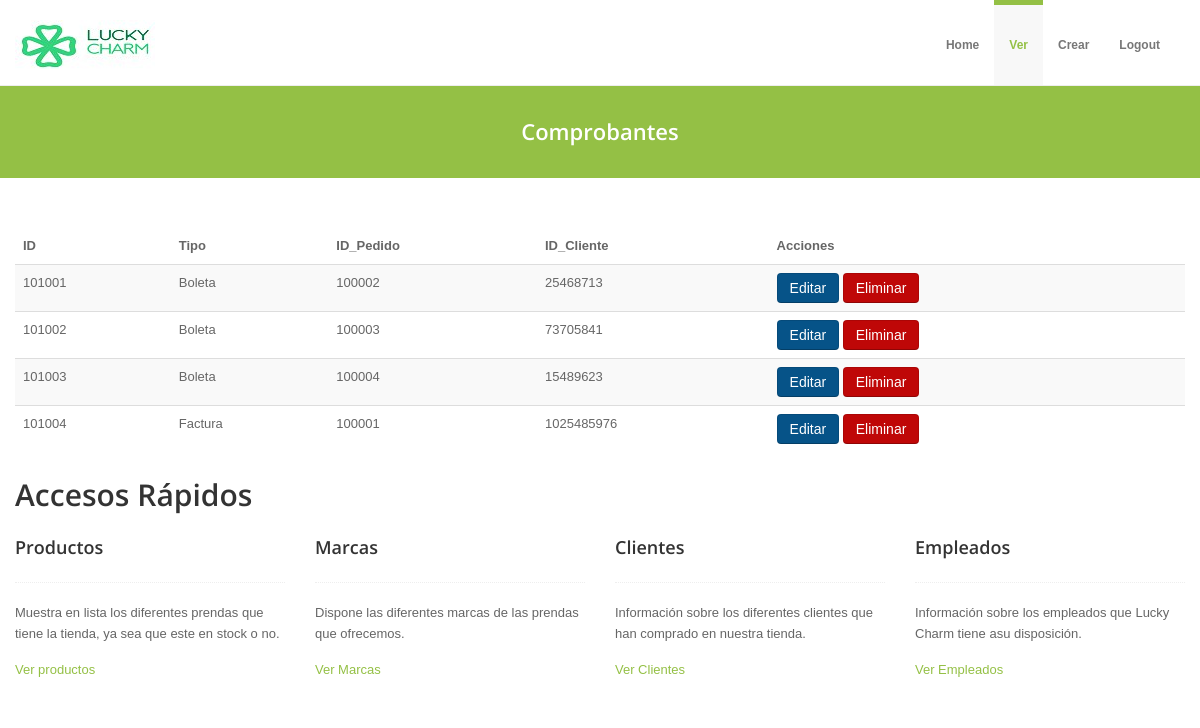
Screenshot of /comprobantes with the database file from the repository.
### Tienda/models.py (models this page shows, shortened)
class comprobante(models.Model):
    id_comp=models.CharField(max_length=20)
    BOLETA='Boleta'
    FACTURA='Factura'
    TIPO=((BOLETA,'Boleta'),(FACTURA,'Factura'))
    tipo=models.CharField(max_length=10, choices=TIPO)
    id_pedido=models.ForeignKey(pedido,on_delete=models.CASCADE)
    iden_cli=models.ForeignKey(cliente,on_delete=models.CASCADE)

class pedido(models.Model):
    id_pedido=models.CharField(max_length=20)
    fecha=models.DateField()
    igv=models.IntegerField()
    monto=models.IntegerField()
    monto_igv=models.IntegerField(null=True)
    id_emp=models.ForeignKey(empleado,on_delete=models.CASCADE)
    iden_cli=models.ForeignKey(cliente,on_delete=models.CASCADE)

class cliente(models.Model):
    iden_cli= models.CharField(max_length=10)
    nombre= models.CharField(max_length=20)
    apell_pat= models.CharField(max_length=20)
    apell_mat= models.CharField(max_length=20)
    celular= models.CharField(max_length=9)
    NATURAL= 'Natural'
    JURIDICA= 'Juridica'
    TIPO = ((NATURAL, 'Natural'),(JURIDICA, 'Juridica'))
    tipo= models.CharField(max_length=8, choices=TIPO)

### Tienda/views.py (the view)
# urls.py: path('comprobantes',comprobantelist.as_view(), name='Comprobantes'),
class comprobantelist(ListView):
    model= comprobante
    template_name= 'comprobantes.html'

### Tienda/templates/comprobantes.html (shortened to what this page needs)
{% extends "basever.html" %}
{% block t %} Comprobantes {% endblock %}
{% block content %}
<div class="table-responsive">
    <table class="table table-striped table-sm">
      <thead>
        <tr>
          <th>ID</th>
          <th>Tipo</th>
          <th>ID_Pedido</th>
          <th>ID_Cliente</th>
          <th>Acciones</th>
        </tr>
      </thead>
      <tbody>
        {% if object_list %}
        {% for com in object_list %}
        <tr>
          <td>{{com.id_comp}}</td>
          <td>{{com.tipo}}</td>
          <td>{{com.id_pedido.id_pedido}}</td>
          <td>{{com.iden_cli.iden_cli}}</td>
          <td>
            <a class="btn btn-primary" href="{% url 'Comprobanteseditar' com.id %}">Editar</a>
            <a class="btn btn-danger" href="{% url 'Comprobanteseliminar' com.id %}">Eliminar</a>
          </td>
        </tr>
        {% endfor %}
        {% else %}
        <h1>
            No hay registros
        </h1>
        {% endif %}
      </tbody>
    </table>
  </div>
{% endblock %}

### Tienda/static/color/default.css (style rules this page uses)
a { color: #94c045; }

### Tienda/static/css/overwrite.css (style rules this page uses)
body { margin: 0; font-family: Tahoma, Arial, sans-serif; font-size: 13px; line-height: 1.6em; color: #666; background-color: #ffffff; }
a { color: #0088cc; text-decoration: none; }
.btn { display: inline-block; *display: inline; *zoom: 1; padding: 4px 12px; margin-bottom: 0; font-size: 14px; line-height: 20px; text-align: center; vertical-align: middle; cursor: pointer; color: #333333; text-shadow: 0 1px 1px rgba(255, 255, 255, 0.75); background-color: #f5f5f5; border-color: #e6e6e6 #e6e6e6 #bfbfbf; border-color: rgba(0, 0, 0, 0.1) rgba(0, 0, 0, 0.1) rgba(0, 0, 0, 0.25); *background-color: #e6e6e6; filter: progid:DXImageTransform.Microsoft.gradient(enabled = false); border: 1px solid #bbbbbb; *border: 0; border-bottom-color: #a2a2a2; *margin-left: .3em; -webkit-box-shadow: none; -moz-box-shadow: none; box-shadow: none; }
.btn:first-child { *margin-left: 0; }
.btn-primary { color: #ffffff; text-shadow: none; background-color: #065388; *background-color: #065388; background-image: -moz-linear-gradient(top, #065388, #065388); background-image: -webkit-gradient(linear, 0 0, 0 100%, from(#065388), to(#065388)); background-image: -webkit-linear-gradient(top, #065388, #065388); background-image: -o-linear-gradient(top, #065388, #065388); background-image: linear-gradient(to bottom, #065388, #065388); background-repeat: repeat-x; border-color: #065388 #065388 #065388; border-color: rgba(0, 0, 0, 0.1) rgba(0, 0, 0, 0.1) rgba(0, 0, 0, 0.25); filter: progid:DXImageTransform.Microsoft.gradient(startColorstr='#ff065388', endColorstr='#ff065388', GradientType=0); filter: progid:DXImageTransform.Microsoft.gradient(enabled=false); }
.btn-danger { color: #ffffff; text-shadow: none; background-color: #bf0707; *background-color: #bf0707; background-image: -moz-linear-gradient(top, #bf0707, #bf0707); background-image: -webkit-gradient(linear, 0 0, 0 100%, from(#bf0707), to(#bf0707)); background-image: -webkit-linear-gradient(top, #bf0707, #bf0707); background-image: -o-linear-gradient(top, #bf0707, #bf0707); background-image: linear-gradient(to bottom, #bf0707, #bf0707); background-repeat: repeat-x; border-color: #bf0707 #bf0707 #bf0707; border-color: rgba(0, 0, 0, 0.1) rgba(0, 0, 0, 0.1) rgba(0, 0, 0, 0.25); filter: progid:DXImageTransform.Microsoft.gradient(startColorstr='#ffbf0707', endColorstr='#ffbf0707', GradientType=0); filter: progid:DXImageTransform.Microsoft.gradient(enabled=false); }

### rows the page displays
comprobante: id_comp "101001", tipo "Boleta", id_pedido.id_pedido "100002", iden_cli.iden_cli "25468713"
comprobante: id_comp "101002", tipo "Boleta", id_pedido.id_pedido "100003", iden_cli.iden_cli "73705841"
comprobante: id_comp "101003", tipo "Boleta", id_pedido.id_pedido "100004", iden_cli.iden_cli "15489623"
comprobante: id_comp "101004", tipo "Factura", id_pedido.id_pedido "100001", iden_cli.iden_cli "1025485976"
